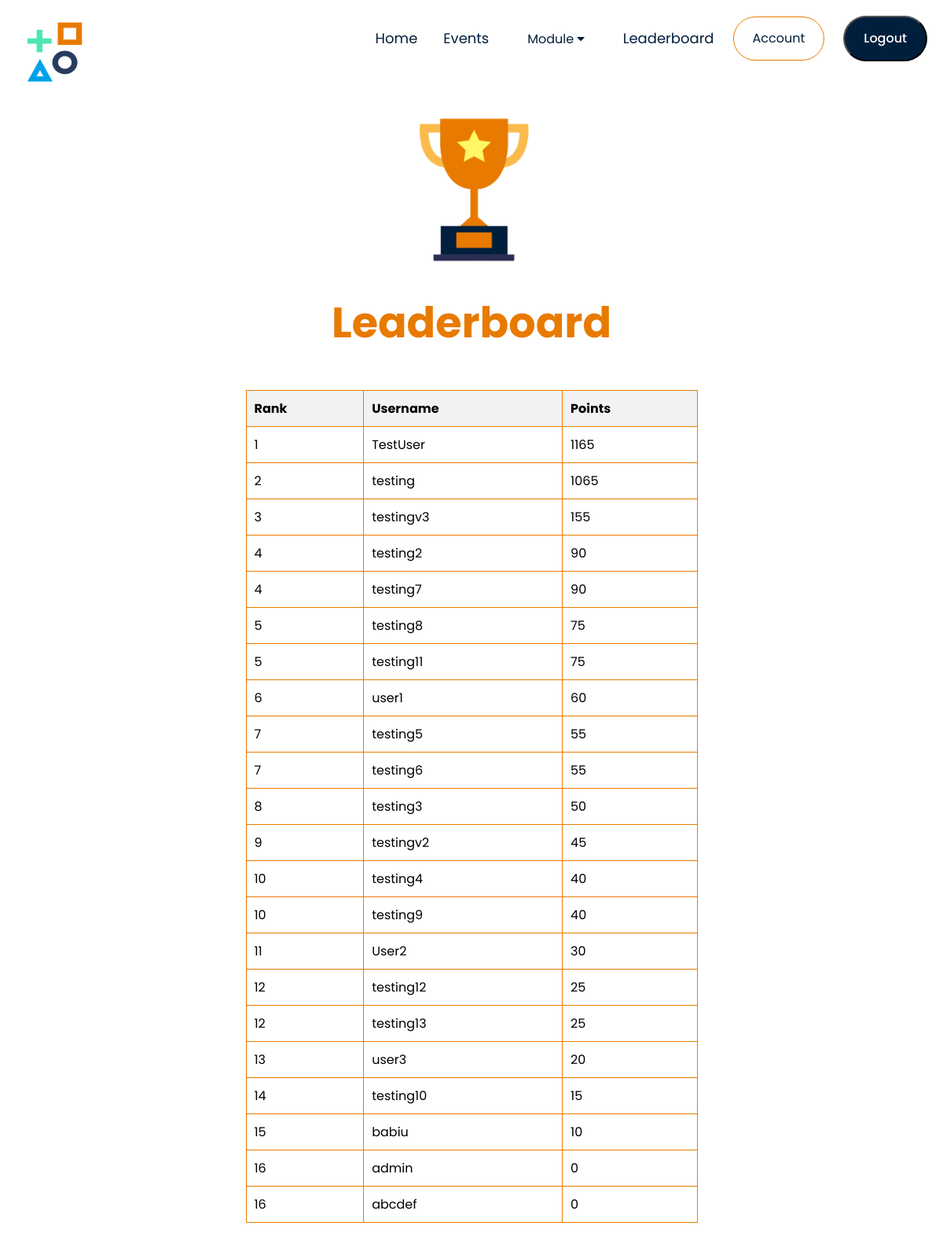
Page /Event/Public/leaderboard.php (signed in) on the committed database.
### tables this page shows
CREATE TABLE `users` (
  `id` int(255) NOT NULL,
  `user_role_id` int(255) DEFAULT NULL,
  `username` varchar(255) NOT NULL,
  `email` varchar(255) NOT NULL,
  `password` varchar(255) NOT NULL,
  `points` int(255) NOT NULL DEFAULT 0,
  `gender` varchar(255) DEFAULT NULL
);

### Event/Public/logic_controller.php (called while the page is built, shortened)
<?php
function getLeaderboardData($conn) {
    $leaderboardQuery = "SELECT username, points FROM users ORDER BY points DESC";
    $leaderboardResult = $conn->query($leaderboardQuery);
    $rank = 0;
    $prevPoints = PHP_INT_MAX;
    $leaderboardData = array();
    while ($row = $leaderboardResult->fetch_assoc()) {
        if ($row['points'] < $prevPoints) {
            $rank++;
        }
        $leaderboardData[] = array(
            'rank' => $rank,
            'username' => $row['username'],
            'points' => $row['points']
        );
        $prevPoints = $row['points'];
    }
    return $leaderboardData;
}
?>

### Event/Public/leaderboard.php (the view, shortened to what this page needs)
<?php
require_once('db_connect.php');
require_once('Part/header.php');
require_once('logic_controller.php');
?>
<!DOCTYPE html>
<html lang="en">
<head>
    <link rel="stylesheet" href="public.css">
    <link rel="stylesheet" href="https://stackpath.bootstrapcdn.com/font-awesome/4.7.0/css/font-awesome.min.css">
</head>
<body>
    <section class="leaderboard">
        <img src="Image/Leaderboard_Icon.png" style="width:200px;height:250px;" class="logo-centered"></a>
        <h2>Leaderboard</h2>
        <div class="container">
            <?php
            if (isset($_SESSION["username"])) {
                $leaderboardData = getLeaderboardData($conn);
                if (!empty($leaderboardData)) {
                    echo "<table>";
                    echo "<tr><th>Rank</th><th>Username</th><th>Points</th></tr>";
                    foreach ($leaderboardData as $entry) {
                        echo "<tr>";
                        echo "<td>{$entry['rank']}</td>";
                        echo "<td>{$entry['username']}</td>";
                        echo "<td>{$entry['points']}</td>";
                        echo "</tr>";
                    }
                    echo "</table>";
                } else {
                    echo "<p>No data available.</p>";
                }
            } else {
                echo "<p>Please <a href='Login/login.php'>login</a> first.</p>";
            }
            ?>
        </div>
    </section>
</body>
</html>

### Event/Public/public.css (style rules this page uses)
* { margin: 0; padding: 0; box-sizing: border-box; }
body { font-family: 'Poppins', sans-serif; }
.container { max-width: 1300px; margin: auto; padding: 25px; }
.logo-centered { display: block; margin-left: auto; margin-right: auto; width: 50%; }
table { border-collapse: collapse; width: 100%; margin-bottom:25px; }
th, td { border: 1px solid #ccc; padding: 5px; }
th { background-color: #eee; }
.leaderboard .container { display: flex; align-items: center; justify-content: center; max-width: 2000px; margin: 0; }
.leaderboard h2 { color: #E87A00; font-size: 54px; font-family: 'Poppins', sans-serif; font-weight: 700; text-align: center; }
.leaderboard table { width: 50%; border-collapse: collapse; margin-top: 20px; }
.leaderboard th, td { padding: 10px; text-align: left; border: 1px solid #E87A00; }
.leaderboard th { background-color: #f2f2f2; }

### rows in the picture
users: rank "1", username "TestUser", points "1165"
users: rank "2", username "testing", points "1065"
users: rank "3", username "testingv3", points "155"
users: rank "4", username "testing2", points "90"
users: rank "4", username "testing7", points "90"
users: rank "5", username "testing8", points "75"
users: rank "5", username "testing11", points "75"
users: rank "6", username "user1", points "60"
users: rank "7", username "testing5", points "55"
users: rank "7", username "testing6", points "55"
users: rank "8", username "testing3", points "50"
users: rank "9", username "testingv2", points "45"
users: rank "10", username "testing4", points "40"
users: rank "10", username "testing9", points "40"
users: rank "11", username "User2", points "30"
users: rank "12", username "testing12", points "25"
users: rank "12", username "testing13", points "25"
users: rank "13", username "user3", points "20"
users: rank "14", username "testing10", points "15"
users: rank "15", username "babiu", points "10"
users: rank "16", username "admin", points "0"
users: rank "16", username "abcdef", points "0"
